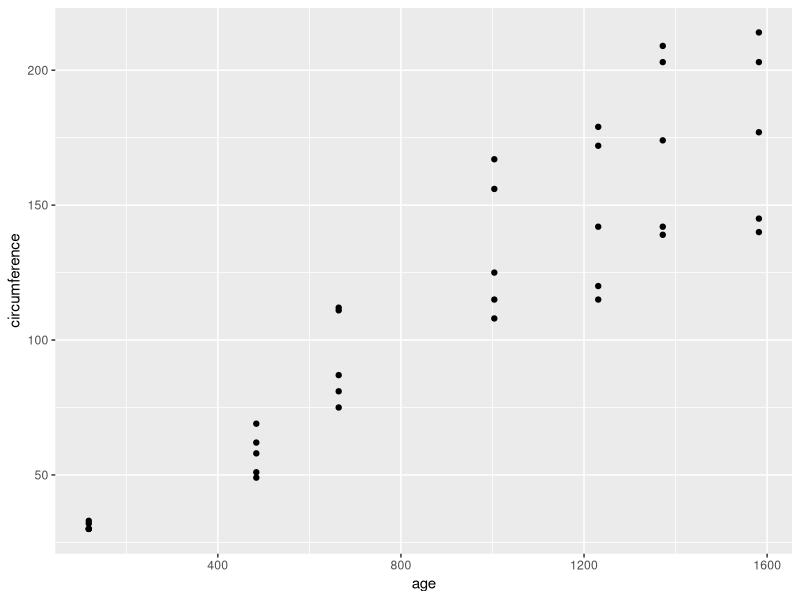
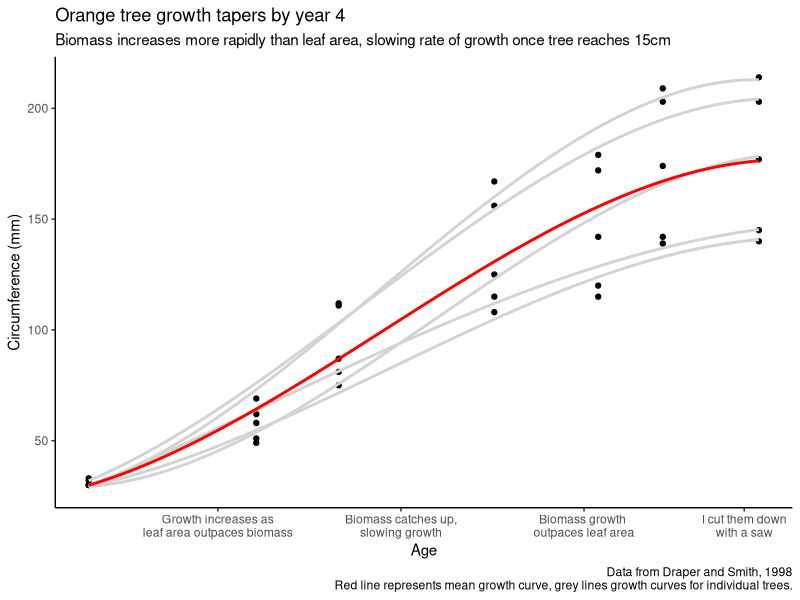

These charts were generated, in order, by the following R code:
## ---- chunk 1
knitr::opts_chunk$set(warning = F, message = F, echo = F)
library(ggplot2)
  ggplot(dplyr::as_tibble(Orange), aes(age, circumference)) + 
  geom_point()
## ---- chunk 2
library(dplyr)
Orange %>%
  as_tibble() %>%
  ggplot(aes(age, circumference)) + 
  geom_point() + 
  geom_smooth(aes(group = Tree), se = F, color = "lightgrey", formula = "y ~ poly(x, 3)", method = "lm") + 
  geom_smooth(se = F, color = "red", formula = "y ~ poly(x, 3)", method = "lm") +
  scale_x_continuous(labels = c("Growth increases as\nleaf area outpaces biomass", 
                                "Biomass catches up,\nslowing growth", 
                                "Biomass growth \noutpaces leaf area", 
                                "I cut them down\nwith a saw"),
                     breaks = c(400, 800, 1200, 1550)) + 
  theme_classic() + 
  labs(x = "Age",
       y = "Circumference (mm)",
       title = "Orange tree growth tapers by year 4",
       subtitle = "Biomass increases more rapidly than leaf area, slowing rate of growth once tree reaches 15cm",
       caption = "Data from Draper and Smith, 1998\nRed line represents mean growth curve, grey lines growth curves for individual trees.")
